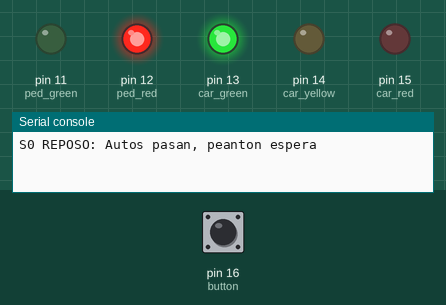
Recording of a program running on a simulated MicroPython board. Parts: output pins drawn as LEDs (lit = HIGH), the last lines printed to the serial console. The test bench sets the inputs (shaded band); at power-on: pin 16 (button) HIGH.

Above: at 1.2 s.
1.3 s: pin 16 (button) pulled LOW for 0.15 s
At 1.9 s:
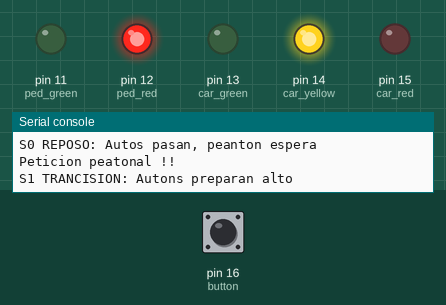
At 9.0 s:
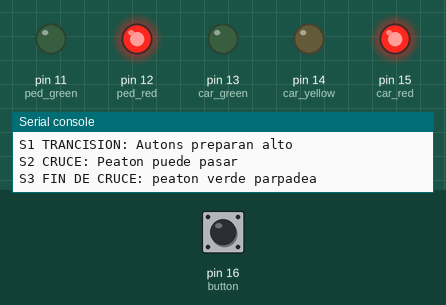
10.4 s: pin 16 (button) pulled LOW for 1 s
At 12.2 s:
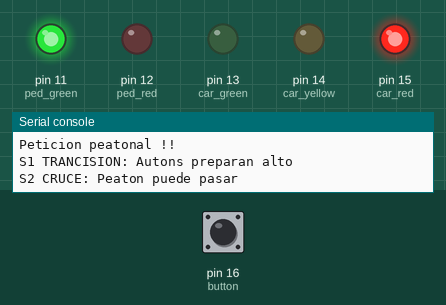
Timing chart, 0 to 19.7 s (numbered marks = the images above; inputs shaded):
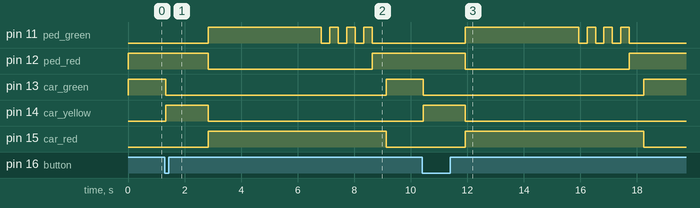

The program:

03_semaforo_peatonal.py
```python
from time import sleep_ms
from machine import Pin

CAR_R = 15
CAR_Y = 14
CAR_G = 13
PED_R = 12
PED_G = 11
BUTTON = 16

car_red = Pin(CAR_R, Pin.OUT)
car_yellow = Pin(CAR_Y, Pin.OUT)
car_green = Pin(CAR_G, Pin.OUT)
ped_red = Pin(PED_R, Pin.OUT)
ped_green = Pin(PED_G, Pin.OUT)
button = Pin(BUTTON, Pin.IN, Pin.PULL_UP)

def set_lights(car_r, car_y, car_g, ped_r, ped_g):
    car_red.value(car_r)
    car_yellow.value(car_y)
    car_green.value(car_g)
    ped_red.value(ped_r)
    ped_green.value(ped_g)


def cars_go():
    print("S0 REPOSO: Autos pasan, peanton espera")
    set_lights(0, 0, 1, 1, 0)

def cars_transition():
    print("S1 TRANCISION: Autons preparan alto")
    set_lights(0, 1, 0, 1, 0)

def pedestrians_go():
    print("S2 CRUCE: Peaton puede pasar")
    set_lights(1, 0, 0, 0, 1)

def pedestrians_finish():
    print("S3 FIN DE CRUCE: peaton verde parpadea")
    set_lights(1, 0, 0, 0, 1)

    for _ in range(6):
        ped_green.toggle()
        sleep_ms(300)
    ped_green.value(0)
    ped_red.value(1)

def crossing_sequence():
    cars_transition()
    sleep_ms(1500)

    pedestrians_go()
    sleep_ms(4000)

    pedestrians_finish()
    sleep_ms(500)

    cars_go()

cars_go()
last = 1

while True:
    now = button.value()

    if last == 1 and now == 0:
        sleep_ms(30)

        if button.value() == 0:
            print("Peticion peatonal !!")
            crossing_sequence()

            while button.value() == 0:
                sleep_ms(10)

    last == now
    sleep_ms(10)
```

Measured:
- after the input at 1.3 s, pin 11 (ped_green): LOW → HIGH after 1.5 s, then repeats every 0.60 s: LOW 0.30 s, HIGH 0.30 s, until it stays LOW from 8.6 s; pin 12 (ped_red): HIGH → LOW after 1.5 s, → HIGH 5.8 s later
- after the input at 10.4 s, pin 11 (ped_green): LOW → HIGH after 1.5 s, then repeats every 0.60 s: LOW 0.30 s, HIGH 0.30 s, until it stays LOW from 17.7 s; pin 12 (ped_red): HIGH → LOW after 1.5 s, → HIGH 5.8 s later
